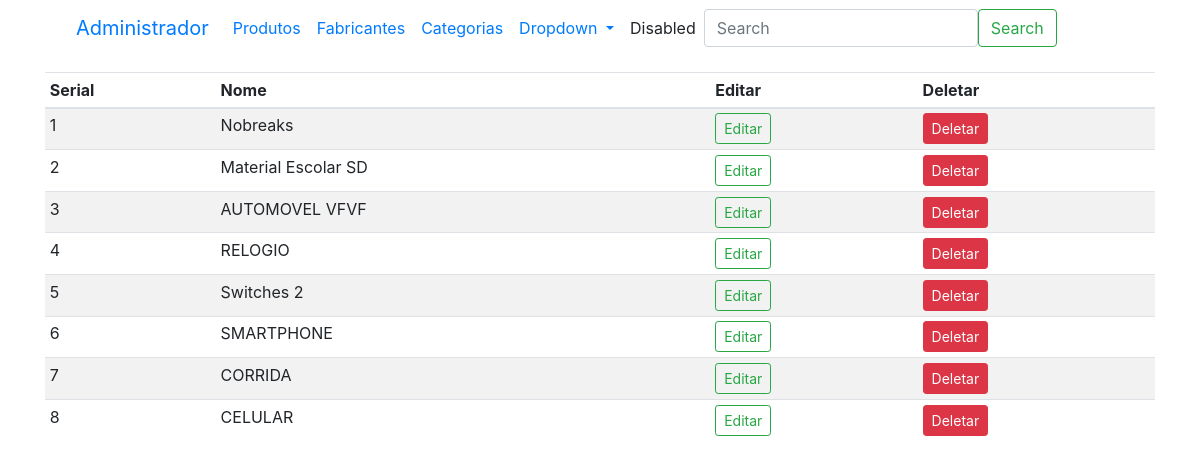
Page /categoria (signed in) on the earlier database version.
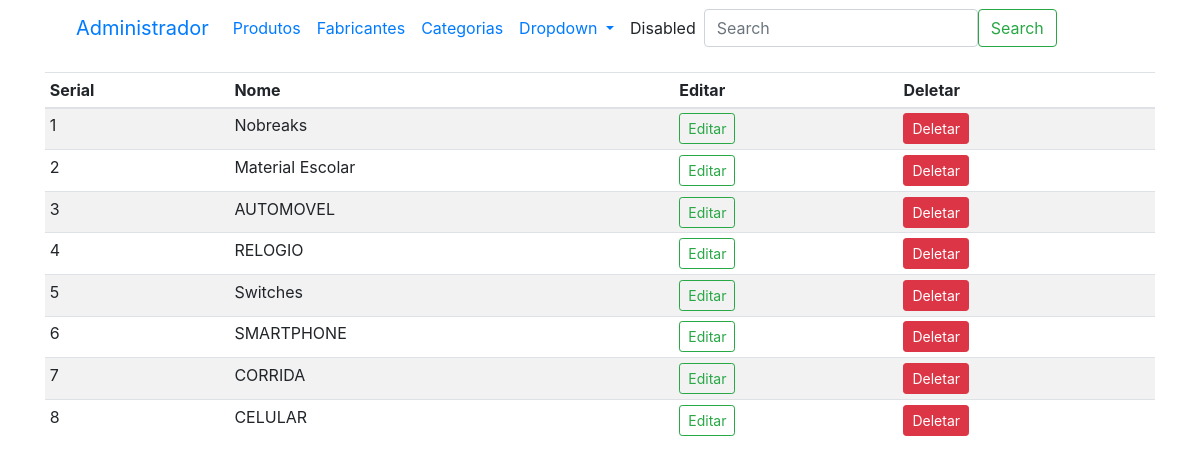
Same page on the later database version.
### loja/produtos/models.py (models this page shows)
class Categoria(db.Model):
    id = db.Column(db.Integer, primary_key=True)
    name = db.Column(db.String(100), nullable=False,unique=True)

### loja/admin/rotas.py (the view)
@app.route('/categoria')
def categoria():
    if 'email' not in session:
        flash('Por favor, faça o login para acessar o sistema ', 'danger')
        return redirect(url_for('login'))
    categorias = Categoria.query.order_by(Categoria.id.desc()).all()
    return render_template('admin/marca.html', title="Pagina de Categorias", categorias=categorias)

### loja/templates/admin/marca.html (shortened to what this page needs)
{% extends 'layouts.html' %}
{% block content %}
<div class="container">
    <nav class="navbar navbar-expand-lg bg-body-tertiary">
        <div class="container-fluid">
          <a class="navbar-brand" href="/admin">Administrador</a>
          <div class="collapse navbar-collapse" id="navbarSupportedContent">
            <ul class="navbar-nav me-auto mb-2 mb-lg-0">
              <li class="nav-item">
                <a class="nav-link active" aria-current="page" href="/admin">Produtos</a>
              </li>
              <li class="nav-item">
                <a class="nav-link" href="/marcas">Fabricantes</a>
              </li>
              <li class="nav-item">
                <a class="nav-link" href="/categoria">Categorias</a>
                </li>
              <li class="nav-item dropdown">
                <a class="nav-link dropdown-toggle" href="#" role="button" data-bs-toggle="dropdown" aria-expanded="false">
                  Dropdown
                </a>
              </li>
              <li class="nav-item">
                <a class="nav-link disabled" aria-disabled="true">Disabled</a>
              </li>
            </ul>
            <form class="d-flex" role="search">
              <input class="form-control me-2" type="search" placeholder="Search" aria-label="Search">
              <button class="btn btn-outline-success" type="submit">Search</button>
            </form>
          </div>
        </div>
      </nav>
</div>
<div class="container mt-3">
  <table class="table table-sm table-striped">
      <thead>
          <th>Serial</th>
          <th>Nome</th>
          <th>Editar</th>
          <th>Deletar</th>
      </thead>
      <tbody>
          {% if marcas %}
          {% for marca in marcas %}
          <tr>
              <td>{{ loop.index }}</td>
              <td>{{ marca.name }}</td>
              <td><a href="{{ url_for('updatemarca', id=marca.id) }}" class="btn btn-sm btn-outline-success">Editar</a></td>
              <td>
                  <button type="button" class="btn btn-danger btn-sm" data-bs-toggle="modal" data-bs-target="#exampleModal-{{ marca.id }}">
                      Deletar
                  </button>
              </td>
          </tr>
          <div class="modal fade" id="exampleModal-{{marca.id}}" tabindex="-1" aria-labelledby="exampleModalLabel" aria-hidden="true">
            <div class="modal-dialog">
              <div class="modal-content">
                <div class="modal-header">
                  <h1 class="modal-title fs-5" id="exampleModalLabel">{{marca.name}}</h1>
                  <button type="button" class="btn-close" data-bs-dismiss="modal" aria-label="Close"></button>
                </div>
                <form action="{{ url_for('deletemarca', id=marca.id) }}" method="POST">
                  <div class="modal-body">
                    <span class="text-danger">Tem certeza que deseja deletar este Fabricante {{ marca.name }}?</span>
                  </div>
                  <div class="modal-footer">
                    <button type="button" class="btn btn-warning" data-bs-dismiss="modal">Cancelar</button>
                    <button type="submit" class="btn btn-danger">Deletar</button>
                  </div>
                </form>
              </div>
            </div>
          </div>
          {% endfor %}
          {% else %}
          {%for categoria in categorias %}
          <tr>
            <td>{{loop.index}}</td>
            <td>{{categoria.name}}</td>
            <td><a href="{{url_for('updatecat', id=categoria.id)}}" class="btn btn-sm btn-outline-success">Editar</a></td>
            <td>
              <button type="button" class="btn btn-danger btn-sm" data-bs-toggle="modal" data-bs-target="#exampleModal-{{ categoria.id }}">
                Deletar
              </button>
            </td>
          </tr>
          {% endfor %}
          {% endif %}
      </tbody>
  </table>
</div>
{% endblock content %}

### loja/templates/layouts.html (shortened to what this page needs)
<!doctype html>
<html lang="en">
  <head>
    <link rel="stylesheet" href="{{url_for('static', filename='css/bootstrap.min.css')}}" >
  </head>
  <body>
{% block content %}
{% endblock content%}
  </body>
</html>

Differences in the rows shown:
changed Categoria: name "Material Escolar SD" → "Material Escolar"
changed Categoria: name "AUTOMOVEL VFVF" → "AUTOMOVEL"
changed Categoria: name "Switches 2" → "Switches"
